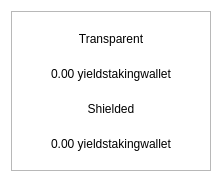
<?xml version="1.0" encoding="UTF-8"?>
<ui version="4.0">
 <class>BalanceBubble</class>
 <widget class="QWidget" name="BalanceBubble">
  <property name="geometry">
   <rect>
    <x>0</x>
    <y>0</y>
    <width>218</width>
    <height>178</height>
   </rect>
  </property>
  <property name="minimumSize">
   <size>
    <width>218</width>
    <height>178</height>
   </size>
  </property>
  <property name="maximumSize">
   <size>
    <width>250</width>
    <height>178</height>
   </size>
  </property>
  <property name="windowTitle">
   <string>Form</string>
  </property>
  <property name="styleSheet">
   <string notr="true">#BalanceBubble{
background-color:transparent
}</string>
  </property>
  <layout class="QVBoxLayout" name="verticalLayout_2">
   <property name="spacing">
    <number>0</number>
   </property>
   <item>
    <widget class="QFrame" name="frame">
     <property name="minimumSize">
      <size>
       <width>200</width>
       <height>160</height>
      </size>
     </property>
     <property name="maximumSize">
      <size>
       <width>250</width>
       <height>160</height>
      </size>
     </property>
     <property name="styleSheet">
      <string notr="true"/>
     </property>
     <property name="frameShape">
      <enum>QFrame::StyledPanel</enum>
     </property>
     <property name="frameShadow">
      <enum>QFrame::Raised</enum>
     </property>
     <property name="lineWidth">
      <number>10</number>
     </property>
     <layout class="QVBoxLayout" name="verticalLayout">
      <property name="spacing">
       <number>0</number>
      </property>
      <item>
       <layout class="QHBoxLayout" name="horizontalLayout">
        <item>
         <widget class="QLabel" name="lblFirst">
          <property name="styleSheet">
           <string notr="true"/>
          </property>
          <property name="text">
           <string>Transparent</string>
          </property>
          <property name="alignment">
           <set>Qt::AlignCenter</set>
          </property>
         </widget>
        </item>
       </layout>
      </item>
      <item>
       <widget class="QLabel" name="textTransparent">
        <property name="styleSheet">
         <string notr="true"/>
        </property>
        <property name="text">
         <string>0.00 yieldstakingwallet</string>
        </property>
        <property name="alignment">
         <set>Qt::AlignCenter</set>
        </property>
       </widget>
      </item>
      <item>
       <widget class="QLabel" name="lblSecond">
        <property name="styleSheet">
         <string notr="true"/>
        </property>
        <property name="text">
         <string>Shielded</string>
        </property>
        <property name="alignment">
         <set>Qt::AlignCenter</set>
        </property>
       </widget>
      </item>
      <item>
       <widget class="QLabel" name="textShielded">
        <property name="styleSheet">
         <string notr="true"/>
        </property>
        <property name="text">
         <string>0.00 yieldstakingwallet</string>
        </property>
        <property name="alignment">
         <set>Qt::AlignCenter</set>
        </property>
       </widget>
      </item>
     </layout>
    </widget>
   </item>
  </layout>
 </widget>
 <resources/>
 <connections/>
</ui>
